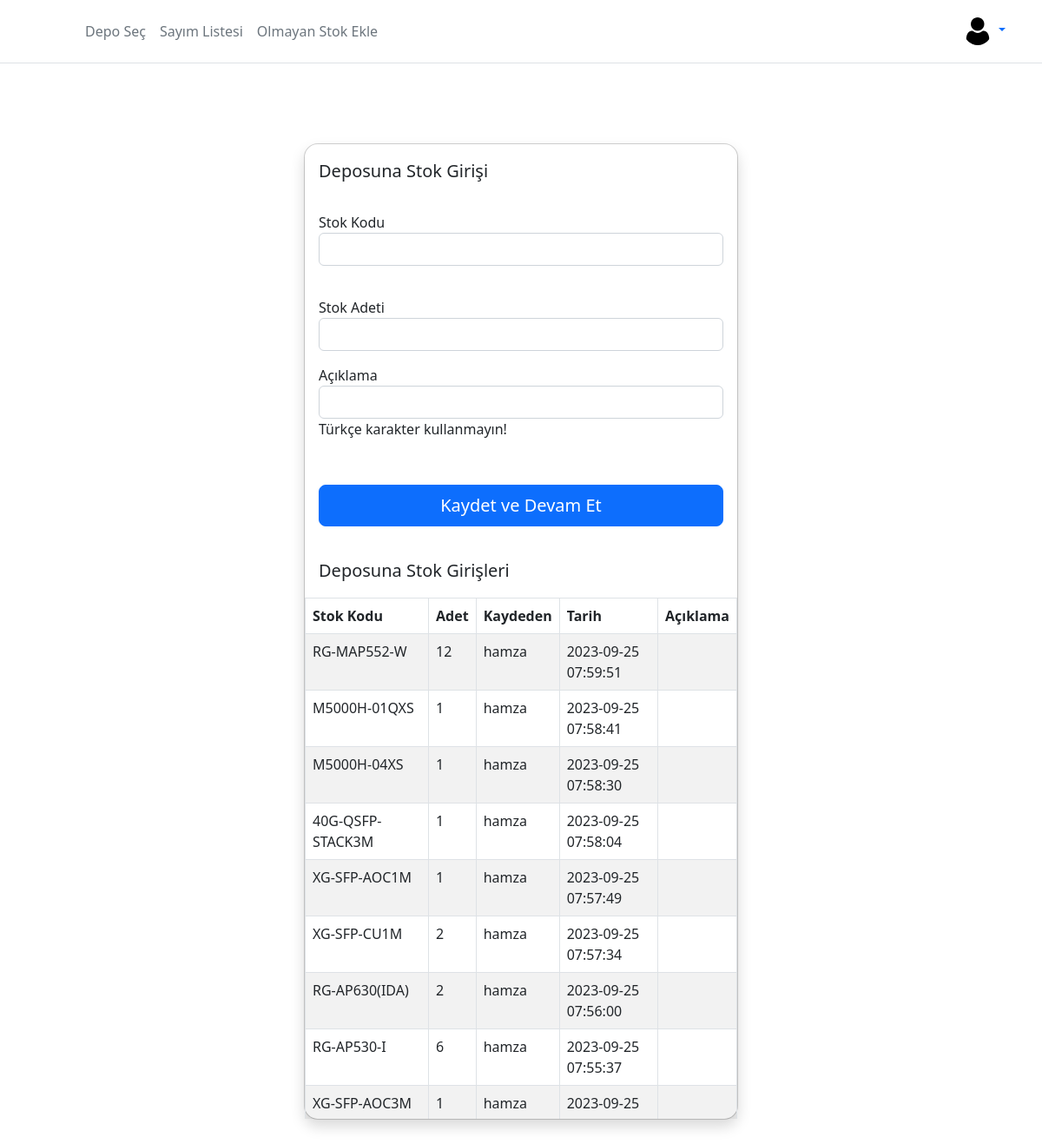
Page /depo/admin.php (signed in) on the committed database.
### tables this page shows
CREATE TABLE `stoklar` (
  `id` int(16) NOT NULL,
  `depo_id` int(16) NOT NULL,
  `stok_kodu` text NOT NULL,
  `stok_adedi` int(11) NOT NULL,
  `stok_kaydeden` varchar(255) NOT NULL,
  `time` timestamp NOT NULL DEFAULT current_timestamp(),
  `aciklama` text NOT NULL
);

### depo/admin.php (the view, shortened to what this page needs)
<?php include "functions.php";
    $q = $db->prepare("SELECT * FROM depo WHERE id =:id");
    $q->execute(array('id' => $_GET['id']));
    $depo = $q->fetch(PDO::FETCH_ASSOC);
?>
<!DOCTYPE html>
<html lang="tr">
<head>
    <link href="https://cdnjs.cloudflare.com/ajax/libs/bootstrap/5.2.0/css/bootstrap.min.css" rel="stylesheet">
</head>
<body>
<?php adminheaders(); ?>
<div class="modal modal-sheet position-static d-block bg-body-secondary p-4 py-md-5" tabindex="-1" role="dialog" id="modalSheet">
    <div class="modal-dialog" role="document">
        <div class="modal-content rounded-4 shadow">
            <form action="functions.php" method="post">
                <div class="modal-header border-bottom-0">
                    <h1 class="modal-title fs-5"><?php echo  $depo['depo_adi']; ?> Deposuna Stok Girişi</h1>
                </div>
                <div class="modal-footer flex-column align-items-stretch w-100 gap-2 pb-3 border-top-0">
                    <div class="form-group">
                        <label for="exampleFormControlInput1">Stok Kodu</label>
                        <input type="text" class="form-control" id="stok_kodu" name="stok_kodu">
                    </div>
                </div>
                <div class="modal-footer flex-column align-items-stretch w-100 gap-2 pb-3 border-top-0">
                    <div class="form-group">
                        <label for="exampleFormControlInput1">Stok Adeti</label>
                        <input type="number" class="form-control" id="stok_adedi" name="stok_adedi">
                    </div>
                    <div class="form-group">
                        <label for="exampleFormControlInput1">Açıklama</label>
                        <input type="text" class="form-control" id="aciklama" name="aciklama">
                        <p>Türkçe karakter kullanmayın!</p>
                    </div>
                </div>
                <div class="modal-footer flex-column align-items-stretch w-100 gap-2 pb-3 border-top-0">
                    <button type="submit" class="btn btn-lg btn-primary" name="stok_kaydet">Kaydet ve Devam Et</button>
                </div>
            </form>
            <div class="modal-header border-bottom-0">
                <h1 class="modal-title fs-5"><?php echo  $depo['depo_adi']; ?> Deposuna Stok Girişleri</h1>
            </div>
            <div class="">
                <div class="table-responsive table-wrapper">
                    <table id="example" class="table table-striped table-bordered second" style="width:100%">
                        <thead>
                            <tr>
                                <th>Stok Kodu</th>
                                <th>Adet</th>
                                <th>Kaydeden</th>
                                <th>Tarih</th>
                                <th>Açıklama</th>
                            </tr>
                        </thead>
                        <tbody>
                            <?php session();
                                $kullanicisi = $_SESSION['k_adi'];
                                $q = $db->prepare("SELECT * FROM stoklar WHERE stok_kaydeden = '$kullanicisi' ORDER BY time DESC "); $q -> execute(  );
                                if ( $d = $q->fetchAll() ){ foreach( $d as $k => $row ) {
                                    ?>
                                    <tr>
                                        <td><?php echo  $row['stok_kodu']; ?></td>
                                        <td><?php echo  $row['stok_adedi']; ?></td>
                                        <td><?php echo  $row['stok_kaydeden']; ?></td>
                                        <td><?php echo  $row['time']; ?></td>
                                        <td><?php echo  $row['aciklama']; ?></td>
                                    </tr>
                            <?php } } ?>
                        </tbody>
                    </table>
                </div>
            </div>
        </div>
    </div>
</div>
</body>
</html>

### depo/functions.php (shortened to what this page needs)
<?php
function adminheaders(){?>
    <header class="p-3 mb-3 border-bottom">
  <div class="container">
    <div class="d-flex flex-wrap align-items-center justify-content-center justify-content-lg-start">
      <a href="/" class="d-flex align-items-center mb-2 mb-lg-0 link-body-emphasis text-decoration-none">
        <svg class="bi me-2" width="40" height="32" role="img" aria-label="Bootstrap"><use xlink:href="#bootstrap"/></svg>
      </a>
      <ul class="nav col-12 col-lg-auto me-lg-auto mb-2 justify-content-center mb-md-0">
        <li><a href="index.php" class="nav-link px-2 link-secondary">Depo Seç</a></li>
        <li><a href="liste.php" class="nav-link px-2 link-secondary">Sayım Listesi</a></li>
        <li><a href="stokekle.php" class="nav-link px-2 link-secondary">Olmayan Stok Ekle</a></li>
      </ul>
      <div class="dropdown text-end">
        <a href="#" class="d-block link-body-emphasis text-decoration-none dropdown-toggle" data-bs-toggle="dropdown" aria-expanded="false">
          <img src="assets/img/user.png" width="32" height="32" class="rounded-circle"/>
        </a>
      </div>
    </div>
  </div>
</header><?php
}

### depo/admin.php (style rules this page uses)
.table-wrapper { max-height: 600px; overflow-y: auto; }

### rows in the picture
stoklar: stok_kodu "RG-MAP552-W", stok_adedi "12", stok_kaydeden "hamza", time "2023-09-25 07:59:51"
stoklar: stok_kodu "M5000H-01QXS", stok_adedi "1", stok_kaydeden "hamza", time "2023-09-25 07:58:41"
stoklar: stok_kodu "M5000H-04XS", stok_adedi "1", stok_kaydeden "hamza", time "2023-09-25 07:58:30"
stoklar: stok_kodu "40G-QSFP-STACK3M", stok_adedi "1", stok_kaydeden "hamza", time "2023-09-25 07:58:04"
stoklar: stok_kodu "XG-SFP-AOC1M", stok_adedi "1", stok_kaydeden "hamza", time "2023-09-25 07:57:49"
stoklar: stok_kodu "XG-SFP-CU1M", stok_adedi "2", stok_kaydeden "hamza", time "2023-09-25 07:57:34"
stoklar: stok_kodu "RG-AP630(IDA)", stok_adedi "2", stok_kaydeden "hamza", time "2023-09-25 07:56:00"
stoklar: stok_kodu "RG-AP530-I", stok_adedi "6", stok_kaydeden "hamza", time "2023-09-25 07:55:37"
stoklar: stok_kodu "XG-SFP-AOC3M", stok_adedi "1", stok_kaydeden "hamza", time "2023-09-25…"
